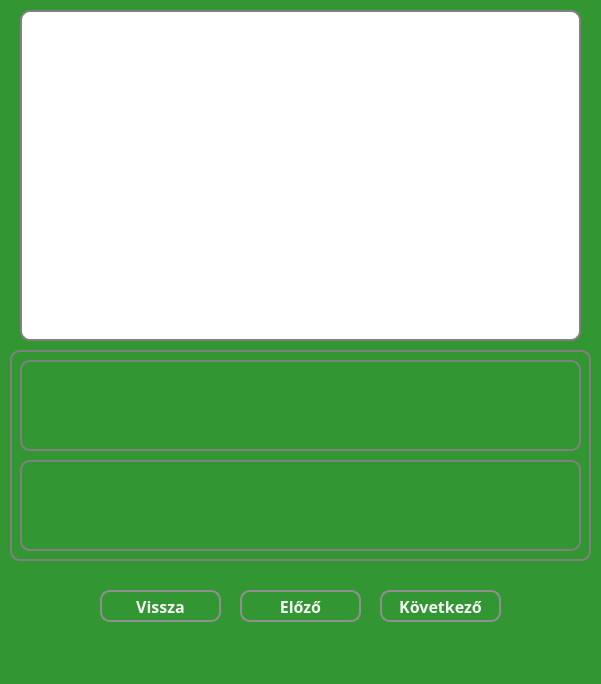
<?xml version="1.0" encoding="UTF-8"?>
<ui version="4.0">
 <class>MainWindow</class>
 <widget class="QMainWindow" name="MainWindow">
  <property name="geometry">
   <rect>
    <x>0</x>
    <y>0</y>
    <width>601</width>
    <height>684</height>
   </rect>
  </property>
  <property name="windowTitle">
   <string>Eredmény</string>
  </property>
  <property name="styleSheet">
   <string notr="true">* {
	background-color: rgb(50, 150, 50);
	font-size: 16pt;
	color: grey;
}</string>
  </property>
  <widget class="QWidget" name="centralwidget">
   <widget class="QWidget" name="widget" native="true">
    <property name="geometry">
     <rect>
      <x>0</x>
      <y>0</y>
      <width>601</width>
      <height>651</height>
     </rect>
    </property>
    <property name="styleSheet">
     <string notr="true">* {
	background-color: rgb(50, 150, 50);
    font-size: 16px;
    font-weight: bold;
}</string>
    </property>
    <widget class="QPushButton" name="nextButton">
     <property name="geometry">
      <rect>
       <x>380</x>
       <y>590</y>
       <width>121</width>
       <height>32</height>
      </rect>
     </property>
     <property name="font">
      <font>
       <family>Corbel</family>
       <pointsize>-1</pointsize>
       <bold>true</bold>
      </font>
     </property>
     <property name="styleSheet">
      <string notr="true">* {
	background-color:  rgb(50, 150, 50);
	border: 2px solid #8f8f91;
	border-radius: 10px;
	color: whitesmoke;
}

*:hover {
	background-color: rgb(80, 220, 80);
	color: white;
}</string>
     </property>
     <property name="text">
      <string>Következő</string>
     </property>
    </widget>
    <widget class="QLabel" name="emailFrame">
     <property name="enabled">
      <bool>true</bool>
     </property>
     <property name="geometry">
      <rect>
       <x>20</x>
       <y>10</y>
       <width>561</width>
       <height>331</height>
      </rect>
     </property>
     <property name="font">
      <font>
       <family>Corbel</family>
       <pointsize>12</pointsize>
       <bold>true</bold>
      </font>
     </property>
     <property name="layoutDirection">
      <enum>Qt::LeftToRight</enum>
     </property>
     <property name="styleSheet">
      <string notr="true">* {
	border: 2px solid grey;
	border-radius: 10px;
	background-color: white;
	font-size: 12pt;
	color: grey;
}</string>
     </property>
     <property name="frameShape">
      <enum>QFrame::NoFrame</enum>
     </property>
     <property name="text">
      <string/>
     </property>
     <property name="textFormat">
      <enum>Qt::PlainText</enum>
     </property>
     <property name="scaledContents">
      <bool>true</bool>
     </property>
     <property name="alignment">
      <set>Qt::AlignCenter</set>
     </property>
    </widget>
    <widget class="QPushButton" name="backButton">
     <property name="geometry">
      <rect>
       <x>100</x>
       <y>590</y>
       <width>121</width>
       <height>32</height>
      </rect>
     </property>
     <property name="font">
      <font>
       <family>Corbel</family>
       <pointsize>-1</pointsize>
       <bold>true</bold>
      </font>
     </property>
     <property name="styleSheet">
      <string notr="true">* {
	background-color:  rgb(50, 150, 50);
	border: 2px solid #8f8f91;
	border-radius: 10px;
	color: whitesmoke;
}

*:hover {
	background-color: rgb(80, 220, 80);
	color: white;
}</string>
     </property>
     <property name="text">
      <string>Vissza</string>
     </property>
    </widget>
    <widget class="QPushButton" name="previousButton">
     <property name="geometry">
      <rect>
       <x>240</x>
       <y>590</y>
       <width>121</width>
       <height>32</height>
      </rect>
     </property>
     <property name="font">
      <font>
       <family>Corbel</family>
       <pointsize>-1</pointsize>
       <bold>true</bold>
      </font>
     </property>
     <property name="styleSheet">
      <string notr="true">* {
	background-color:  rgb(50, 150, 50);
	border: 2px solid #8f8f91;
	border-radius: 10px;
	color: whitesmoke;
}

*:hover {
	background-color: rgb(80, 220, 80);
	color: white;
}</string>
     </property>
     <property name="text">
      <string>Előző</string>
     </property>
    </widget>
    <widget class="QLabel" name="answerBox">
     <property name="enabled">
      <bool>true</bool>
     </property>
     <property name="geometry">
      <rect>
       <x>10</x>
       <y>350</y>
       <width>581</width>
       <height>211</height>
      </rect>
     </property>
     <property name="font">
      <font>
       <family>Corbel</family>
       <pointsize>12</pointsize>
       <bold>true</bold>
      </font>
     </property>
     <property name="layoutDirection">
      <enum>Qt::LeftToRight</enum>
     </property>
     <property name="styleSheet">
      <string notr="true">* {
	border: 2px solid grey;
	border-radius: 10px;
	font-size: 12pt;
	color: grey;
}</string>
     </property>
     <property name="frameShape">
      <enum>QFrame::NoFrame</enum>
     </property>
     <property name="text">
      <string/>
     </property>
     <property name="textFormat">
      <enum>Qt::PlainText</enum>
     </property>
     <property name="scaledContents">
      <bool>true</bool>
     </property>
     <property name="alignment">
      <set>Qt::AlignCenter</set>
     </property>
    </widget>
    <widget class="QLabel" name="answerField">
     <property name="enabled">
      <bool>true</bool>
     </property>
     <property name="geometry">
      <rect>
       <x>20</x>
       <y>360</y>
       <width>561</width>
       <height>91</height>
      </rect>
     </property>
     <property name="font">
      <font>
       <family>Corbel</family>
       <pointsize>12</pointsize>
       <bold>true</bold>
      </font>
     </property>
     <property name="layoutDirection">
      <enum>Qt::LeftToRight</enum>
     </property>
     <property name="styleSheet">
      <string notr="true">* {
	border: 2px solid grey;
	border-radius: 10px;
	font-size: 12pt;
	color: whitesmoke;
}</string>
     </property>
     <property name="frameShape">
      <enum>QFrame::NoFrame</enum>
     </property>
     <property name="text">
      <string/>
     </property>
     <property name="textFormat">
      <enum>Qt::PlainText</enum>
     </property>
     <property name="scaledContents">
      <bool>true</bool>
     </property>
     <property name="alignment">
      <set>Qt::AlignCenter</set>
     </property>
    </widget>
    <widget class="QLabel" name="userAnswerField">
     <property name="enabled">
      <bool>true</bool>
     </property>
     <property name="geometry">
      <rect>
       <x>20</x>
       <y>460</y>
       <width>561</width>
       <height>91</height>
      </rect>
     </property>
     <property name="font">
      <font>
       <family>Corbel</family>
       <pointsize>12</pointsize>
       <bold>true</bold>
      </font>
     </property>
     <property name="layoutDirection">
      <enum>Qt::LeftToRight</enum>
     </property>
     <property name="styleSheet">
      <string notr="true">* {
	border: 2px solid grey;
	border-radius: 10px;
	font-size: 12pt;
	color: whitesmoke;
}</string>
     </property>
     <property name="frameShape">
      <enum>QFrame::NoFrame</enum>
     </property>
     <property name="text">
      <string/>
     </property>
     <property name="textFormat">
      <enum>Qt::PlainText</enum>
     </property>
     <property name="scaledContents">
      <bool>true</bool>
     </property>
     <property name="alignment">
      <set>Qt::AlignCenter</set>
     </property>
    </widget>
   </widget>
  </widget>
  <widget class="QStatusBar" name="statusbar"/>
 </widget>
 <resources/>
 <connections/>
</ui>
